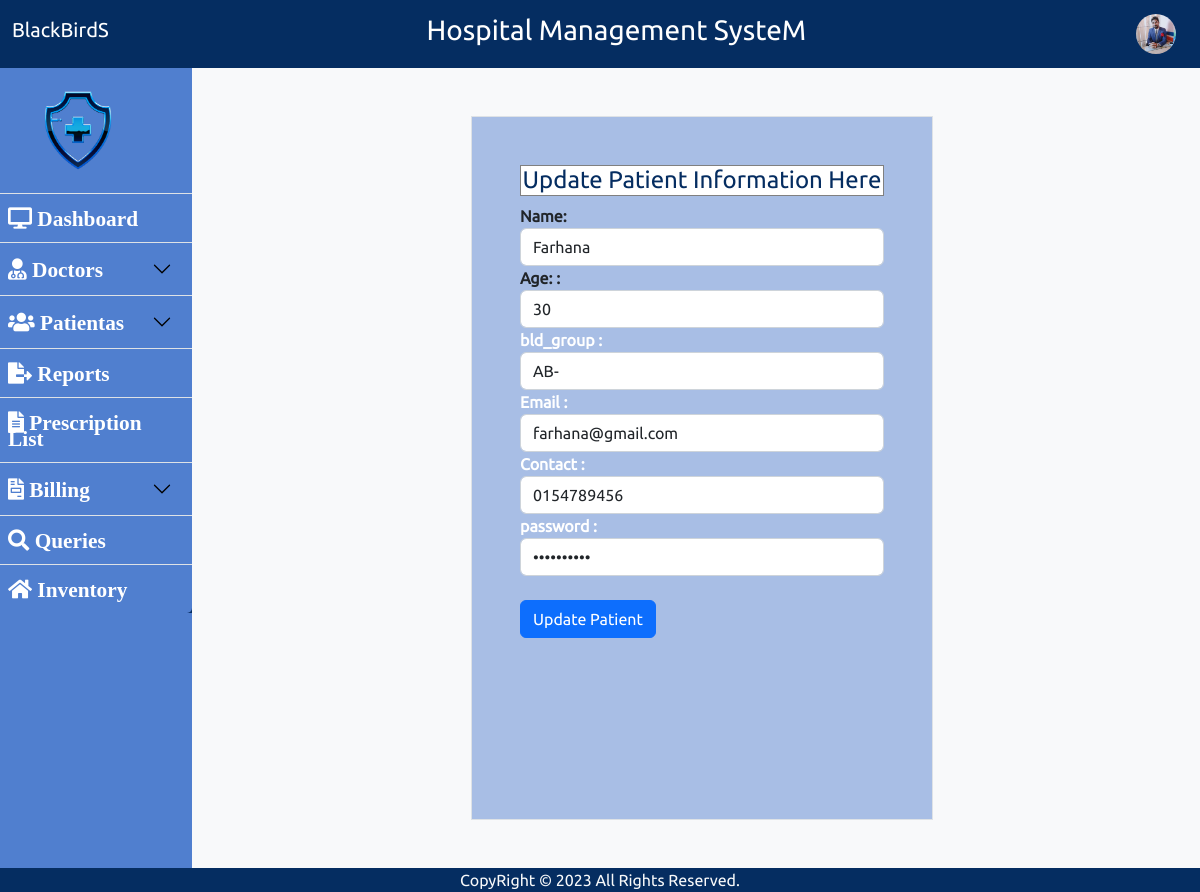
/pages/patient_update.php?d=3, run on an earlier commit of the app's database.
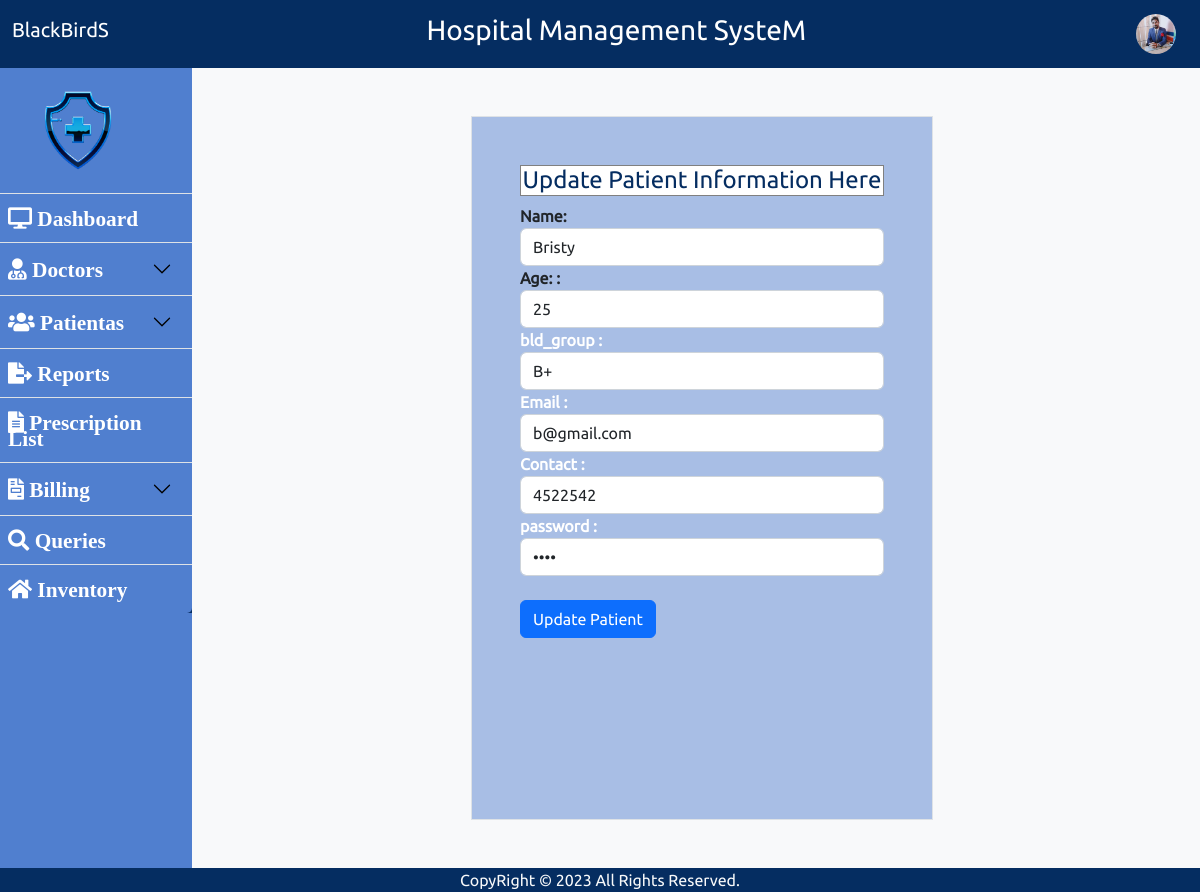
And on a later commit of the database.
### tables this page shows
CREATE TABLE `patient` (
  `pat_id` int(11) NOT NULL,
  `username` varchar(20) NOT NULL,
  `age` varchar(20) NOT NULL,
  `gender` varchar(10) NOT NULL,
  `bld_group` varchar(10) NOT NULL,
  `email` varchar(30) NOT NULL,
  `contact` varchar(10) NOT NULL,
  `password` varchar(30) NOT NULL,
  `user_id` int(11) NOT NULL,
  `bill_id` int(11) NOT NULL,
  `pres_id` int(11) NOT NULL
);

### pages/patient_update.php (the view, shortened to what this page needs)
<?php
require_once("./../includes/db_conect.php");
$id = $_GET['d'];
$s = "SELECT * FROM patient WHERE pat_id = $id";
$q=$conn->query($s);
$data=$q->fetch_assoc();
?>
<div class="main-content col-md-10 vh-100 justify-content-center d-flex p-5 bg-light">
<div class="col-md-6 form-primary border justify-content-center p-5" style="background-color: #a8bee5;">
    <form action="" method="post" class=" form-hover" style="color: white;"><h4 style="border: 1px solid gray; background-color: white; color: #052d61; text-align: center;">Update Patient Information Here</h4>
        <div class="form-row  text-dark">
            <div class="form-group">
                <label for="name"><strong> Name: </strong></label>
                <input type="text" name="name"
                 value="<?=$data['username']?>" class="form-control" id="name" placeholder="name">
            </div>
            <div class="form-group">
                <label for="Age"><strong>  Age: :</strong></label>
                <input type="text" name="age" value="<?=$data['age']?>" class="form-control" id="Age" placeholder="Age">
            </div>
          </div>
            <div class="form-group">
                <label for="bld_group"><strong> bld_group :</strong></label>
                <input type="text" name="bld_group"
                value="<?=$data['bld_group']?>"
                class="form-control" id="bld_group" placeholder="Bld_group">
            </div>
            <div class="form-group">
                <label for="email"><strong> Email :</strong></label>
                <input type="email" name="email"
                value="<?=$data['email']?>"
                class="form-control" id="email" placeholder="email">
            </div>
            <div class="form-group">
                <label for="bld_group"><strong> Contact :</strong></label>
                <input type="text" name="contact"
                value="<?=$data['contact']?>"
                class="form-control" id="contact" placeholder="contact">
            </div>
            <div class="form-group">
                <label for="password"><strong> password :</strong></label>
                <input type="password" name="password"
                value="<?=$data['password']?>"
                class="form-control" id="password" placeholder="password">
            </div>
           <br>
        <button type="submit" name="update" class="btn btn-primary">Update Patient</button>
    </form>
</div>
        </div>
    </div>
</div>

What changed in the data, as far as the page shows it:
changed patient: name "Farhana" → "Bristy"; age "30" → "25"; bld_group "AB-" → "B+"; email "farhana@gmail.com" → "b@gmail.com"; contact "0154789456" → "4522542"
